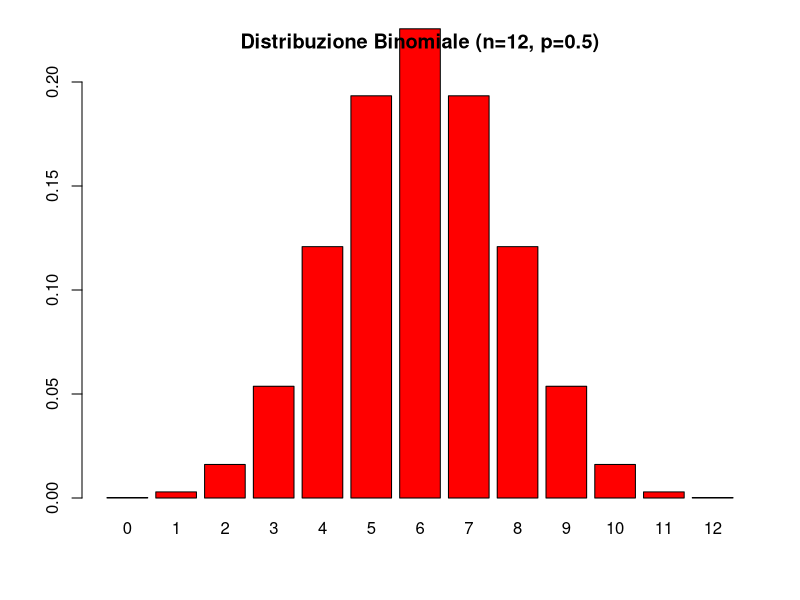
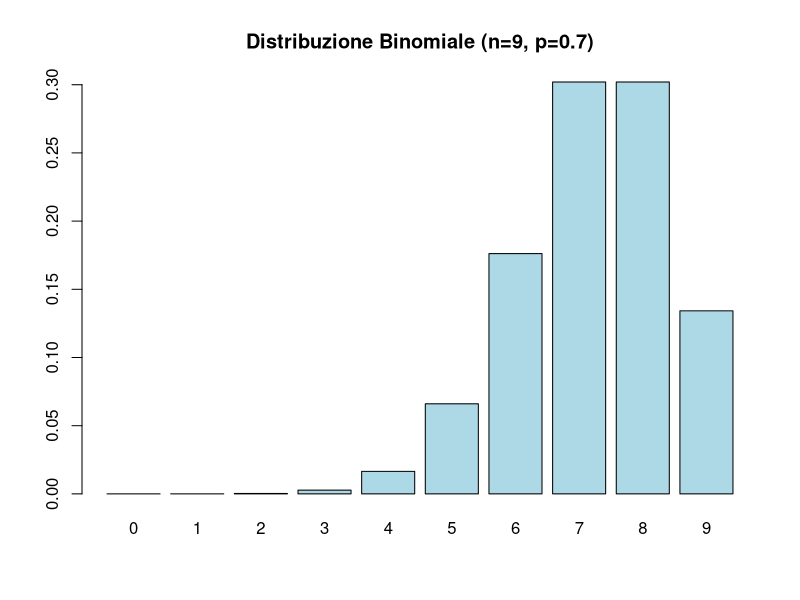
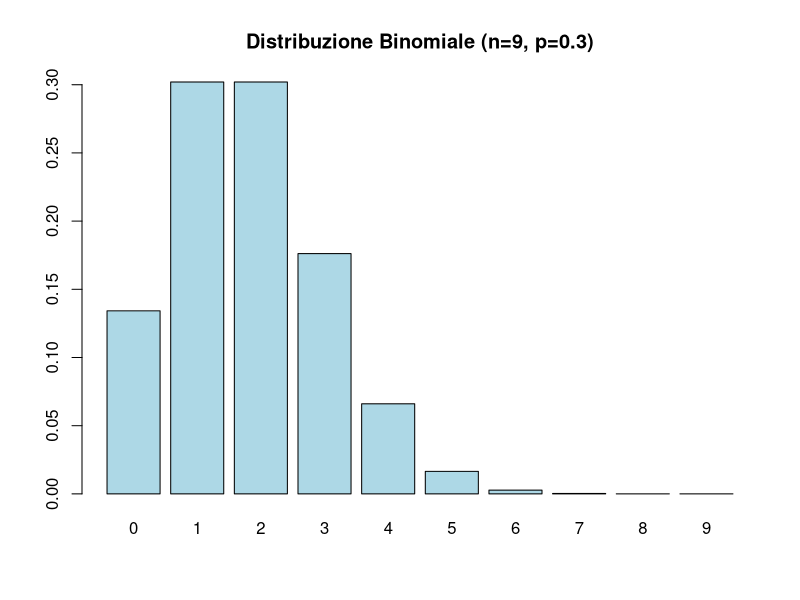
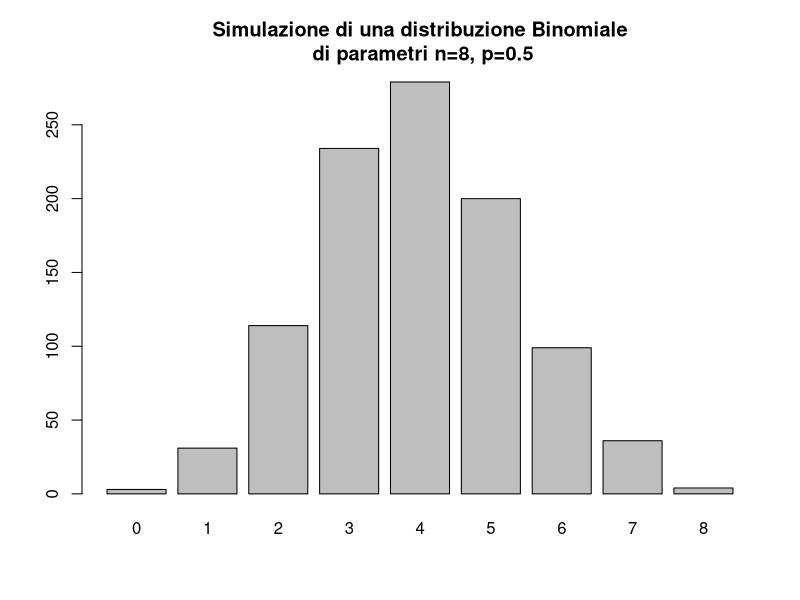

Source code (R) for these figures, in order:
## ---- chunk 1
knitr::opts_chunk$set(echo = TRUE)
## ---- chunk 2
n <- 5
p <- 0.5
x <- 0:n
dbinom(x, n, p)
## ---- chunk 3
x <- 0:12
prob <- dbinom(x, 12, 0.5)
barplot(
  prob,
  col = "red",
  ylim = c(0,.2),
  names.arg=x,
  main="Distribuzione Binomiale (n=12, p=0.5)"
)
## ---- chunk 4
n <- 9
p <- .8 
x <- 0:n
prob <- dbinom(x, n, p)
barplot(
  prob,
  names.arg = x,
  main="Distribuzione Binomiale (n=9, p=0.7)",
  col="lightblue"
)
## ---- chunk 5
n <- 9
p <- .2 
x <- 0:n
prob <- dbinom(x, n, p)
barplot(
  prob,
  names.arg = x,
  main="Distribuzione Binomiale (n=9, p=0.3)",
  col="lightblue"
)
## ---- chunk 6
pbinom(2, 5, 0.5)
## ---- chunk 7
sum(dbinom(0:2, 5, 0.5))
## ---- chunk 8
# P(3<= X <= 5) = P(X=3) + P(X=4) + P(X=5) in a Bin(n=9,p=0.6) dist
sum(dbinom(c(3,4,5), 9, 0.6))
## ---- chunk 9
n <- 10
p <- 0.4
x <- 0:n
prob = dbinom(x, n, p) 
cdf = pbinom(x, n, p) 
dist_table = cbind(x, prob, cdf)
dist_table
## ---- chunk 10
x_val <- names(table(rbinom(1000, 8, .5)))
barplot(
  as.vector(table(rbinom(1000, 8, 0.5))), names.arg = x_val,
  main="Simulazione di una distribuzione Binomiale\n di parametri n=8, p=0.5"
)
## ---- chunk 11
n <-  10
p <- 0.60 
x <- 6
dbinom(x, n, p)
## ---- chunk 12
1 - dbinom(0, 6, 1/4)
## ---- chunk 13
1 - pbinom(5, 8, 0.5)
## ---- chunk 14
dbinom(6, 10, .6)
## ---- chunk 15
pbinom(8, 10, .6)
## ---- chunk 16
12 * 8/30
## ---- chunk 17
sqrt(12 * 8/30 * (1 - 8/30))
## ---- chunk 18
n <- 1e7
A <- rbinom(n, 1, 0.5)
B <- rbinom(n, 1, 0.3)
mean(A & B) 
## ---- chunk 19
n <- 1e7
A <- rbinom(n, 1, 0.4)
B <- rbinom(n, 1, 0.75)
mean(A | B) 
## ---- chunk 20
n <- 1e7
X <- rbinom(n, 10, 0.3)
Y <- rbinom(n, 10, 0.65)
mean(X<=5 | Y<=5)
## ---- chunk 21
prob_X_less <- pbinom(5, 10, 0.3)
prob_Y_less <- pbinom(5, 10, 0.65)
prob_X_less + prob_Y_less - prob_X_less*prob_Y_less
